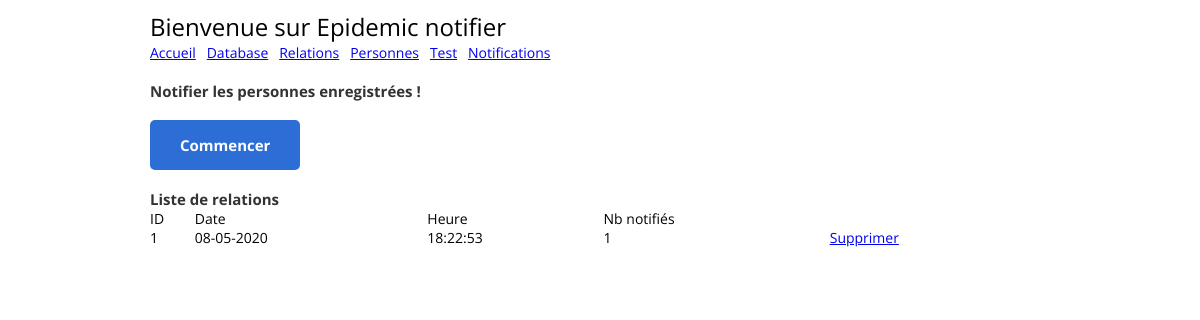
The page /notifications on the database as committed earlier.
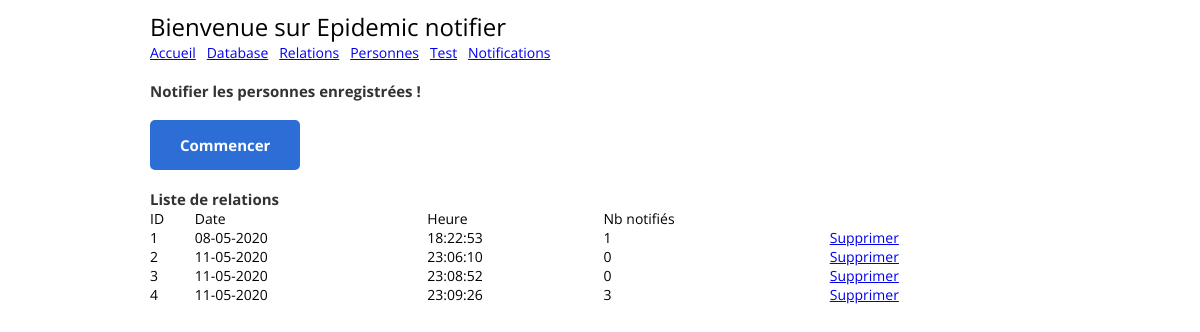
The same page on the database as committed later.
### tables this page shows
CREATE TABLE notifications (
            id integer PRIMARY KEY,
            date_ string,
            heure_ string
            );

### app.py (the view)
@app.route("/notifications")
def home_notification():
    notifications = PNotification().get_notification_pnotifications() #Notification().get_all()
    return render_template("/notification.html", notifications=notifications)

### treatment/db/notification.py (called while the page is built)
    def get_all(self):
        self.cur.execute("SELECT  * FROM notifications ORDER BY id ASC")
        rows = self.cur.fetchall()
        return [RNotification(row[0], row[1], row[2]) for row in rows]

### treatment/db/personne_notification.py (called while the page is built)
    def get_notification_nb_pnotification(self, notification_id):
        r = "SELECT COUNT(*) FROM personne_notifications WHERE notification_id={}".format(notification_id) #?"
        self.cur.execute(r)#, str(notification_id))
        row = self.cur.fetchone()
        return row[0]

    def get_notification_pnotifications(self, notification_id=None):
        notifications = Notification().get_all() if notification_id is None else [Notification().get_one(notification_id)]
        n_dict = []
        for n in notifications:
            n_pn = RPNNotification(n.id, n.date_, n.heure_, self.get_notification_nb_pnotification(n.id))
            n_dict.append(n_pn)
        return n_dict

### templates/notification.html (shortened to what this page needs)
<!DOCTYPE html>
<html>
  <head>
    {% include 'inc/header.html' %}
  </head>
  <body>
    <div class="page-wrapper bg-dark p-t-100 p-b-50">
      <div class="wrapper wrapper--w900">
          <div class="card card-6">
            <div class="card-heading">
              {% include 'inc/header_menu.html' %}
            </div>
            <div class="card-body">
              <div class="label-row">Notifier les personnes enregistrées !</div>
            </div>
          </div>
          <br/>
          <div class="card-footer">
            <form action="/db" method="POST">
              <button class="btn btn--radius-2 btn--blue-2" id="btnnotif" name="btnnotif" type="button">Commencer</button>
            </form>
          </div>
          <br/>
          <div class="card card-6">
            <div class="card-body">
              <div class="label-row">Liste de relations</div>
              <table width="100%">
                <thead>
                  <td>ID</td>
                  <td>Date</td>
                  <td>Heure</td>
                  <td>Nb notifiés</td>
                  <td></td>
                </thead>
                <tbody>
                  {% if notifications %}
                    {% for n in notifications %}
                      <tr>
                        <td>{{ n.id }}</td>
                        <td>{{ n.date_ }}</td>
                        <td>{{ n.heure_ }}</td>
                        <td>{{ n.nb_notifies }}</td>
                        <td><a href="javascript:;" onclick="javascript:confirm_delete('notifications/delete/{{ n.id }}');">Supprimer</a></td>
                      </tr>
                    {% endfor %}
                  {% else %}
                    <tr><td colspan="5">No result!</td></tr>
                  {% endif %}
                </tbody>
              </table>
            </div>
          </div>
        </div>
      </div>
  </body>
</html>

### templates/inc/header.html (shortened to what this page needs)
    <link rel="stylesheet" href="https://ajax.googleapis.com/ajax/libs/jqueryui/1.12.1/themes/smoothness/jquery-ui.css">
    <link href="{{ url_for('static', filename='css/main.css') }}" rel="stylesheet" media="all">

### templates/inc/header_menu.html
<h3>Bienvenue sur Epidemic notifier</h3>
    <div>
		<a href="/">Accueil</a>&nbsp;&nbsp;
        <a href="/db">Database</a>&nbsp;&nbsp;
        <a href="/relations">Relations</a>&nbsp;&nbsp;
        <a href="/personnes">Personnes</a>&nbsp;&nbsp;
        <a href="/tests">Test</a>&nbsp;&nbsp;
        <a href="/notifications">Notifications</a>&nbsp;&nbsp;
    </div>
    <br/>

### static/css/main.css (style rules this page uses)
.label-row { color: #333; font-size: 15px; font-weight: 700; }
html { -webkit-box-sizing: border-box; -moz-box-sizing: border-box; box-sizing: border-box; }
* { padding: 0; margin: 0; }
*, *:before, *:after { -webkit-box-sizing: inherit; -moz-box-sizing: inherit; box-sizing: inherit; }
body, h1, h2, h3, h4, h5, h6, blockquote, p, pre, dl, dd, ol, ul, figure, hr, fieldset, legend { margin: 0; padding: 0; }
table { border-collapse: collapse; border-spacing: 0; }
button { outline: none; background: none; border: none; }
.page-wrapper { min-height: 100vh; }
body { font-family: "Open Sans", "Arial", "Helvetica Neue", sans-serif; font-weight: 400; font-size: 14px; }
h1, h2, h3, h4, h5, h6 { font-weight: 400; }
h3 { font-size: 24px; }
.p-t-100 { padding-top: 10px; }
.p-b-50 { padding-bottom: 50px; }
.wrapper { margin: 0 auto; }
.wrapper--w900 { max-width: 900px; }
.btn { display: inline-block; line-height: 50px; padding: 0 30px; -webkit-transition: all 0.4s ease; -o-transition: all 0.4s ease; -moz-transition: all 0.4s ease; transition: all 0.4s ease; cursor: pointer; font-size: 15px; text-transform: capitalize; font-weight: 700; color: #fff; font-family: inherit; }
.btn--radius-2 { -webkit-border-radius: 5px; -moz-border-radius: 5px; border-radius: 5px; }
.btn--blue-2 { background: #2c6ed5; }
.card { -webkit-border-radius: 3px; -moz-border-radius: 3px; border-radius: 3px; background: #fff; }
.card-6 { background: transparent; }
.card-6 .card-heading { background: transparent; }
.card-6 .card-body { background: #fff; position: relative; border-bottom: none; padding-bottom: 0; -webkit-border-top-left-radius: 3px; -moz-border-radius-topleft: 3px; border-top-left-radius: 3px; -webkit-border-top-right-radius: 3px; -moz-border-radius-topright: 3px; border-top-right-radius: 3px; }
.card-6 .card-body:before { bottom: 100%; left: 75px; border: solid transparent; content: ""; height: 0; width: 0; position: absolute; pointer-events: none; border-color: rgba(255, 255, 255, 0); border-bottom-color: #fff; border-width: 10px; }

Rows that differ between the two databases and show on the page:
added notifications: id "2", date_ "11-05-2020", heure_ "23:06:10", nb_notifies "0"
added notifications: id "3", date_ "11-05-2020", heure_ "23:08:52", nb_notifies "0"
added notifications: id "4", date_ "11-05-2020", heure_ "23:09:26", nb_notifies "3"
